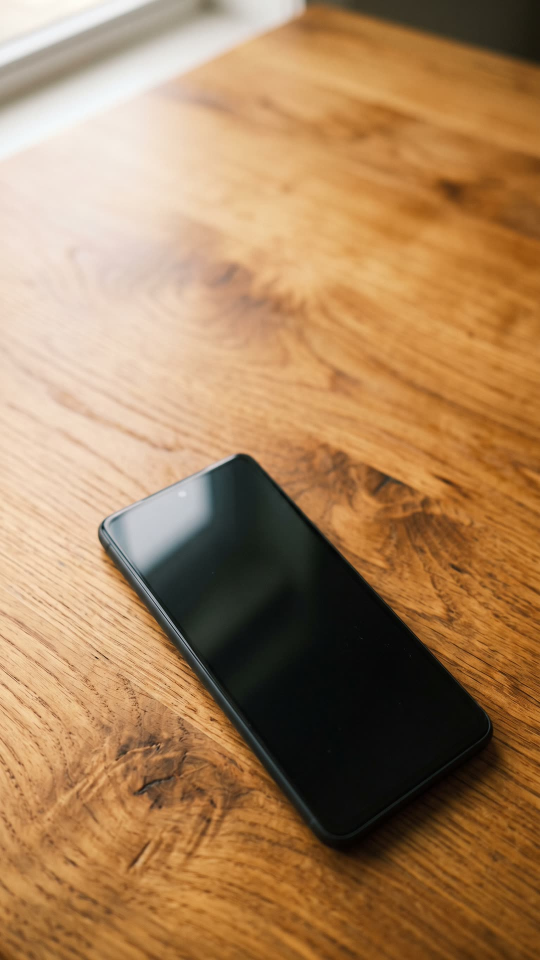
#> input picture videos/shelf-reel/slots/notifs/cards/assets/desk-backdrop.jpg, 1080 x 1920 px (shown at 1/2 size); its folder holds only this picture in this run
$ python -i fx.py   (imports and definitions only)
#> lines starting #> are read from the running program, lines starting #| are printed output that depends on the picture
"""Per-frame image effects for the CR aura edit. Frames are float32 RGB in [0, 1]; any size
(1080x1920 final, 540x960 previews). Adapted from videos/shelf-reel/tools/fxlib.py, plus the aura
looks: bloom, letterbox, glow outline, echo, double exposure, region flashes, flow interpolation."""
import functools

import cv2
import numpy as np

LUM = np.array([0.2126, 0.7152, 0.0722], np.float32)


def luma(img):
    return img @ LUM


# [5 lines left out: function _radial, not called in this run]


@functools.lru_cache(maxsize=8)
def _grid(h, w):
    return np.meshgrid(np.arange(w, dtype=np.float32), np.arange(h, dtype=np.float32))


# ---------- the look ----------
# [18 lines left out: functions grade, tame_reds, not called in this run]


def bloom(img, thresh=0.72, amount=0.35, sigma_frac=0.018):
    """Halation: blur the highlights and screen them back, warm-tinted."""
    h, w = img.shape[:2]
    l = luma(img)
    m = np.clip((l - thresh) / (1 - thresh), 0, 1)[..., None]
    hi = img * m
    small = cv2.resize(hi, (w // 4, h // 4), interpolation=cv2.INTER_AREA)
    s = max(1.0, sigma_frac * h / 4)
    b = cv2.GaussianBlur(small, (0, 0), s) * 0.6 + cv2.GaussianBlur(small, (0, 0), s * 3) * 0.4
    b = cv2.resize(b, (w, h), interpolation=cv2.INTER_LINEAR) * np.array([1.0, 0.86, 0.72], np.float32)
    return screen(img, b, amount)


def vignette(img, amount=0.2):
    h, w = img.shape[:2]
    return img * (1 - amount + amount * _radial(h, w))


# [7 lines left out: function grain, not called in this run]


def sharpen(img, amount=0.45, sigma=1.2):
    b = cv2.GaussianBlur(img, (0, 0), sigma)
    return np.clip(img + (img - b) * amount, 0, 1)


# [92 lines left out: functions letterbox, camera_matrix, camera, shake_offset, chroma, rgb_split and 2 more, not called in this run]


def screen(base, layer, alpha=1.0):
    return 1 - (1 - base) * (1 - layer * alpha)


# [85 lines left out: functions zoom_blur, motion_blur, shockwave, glint, light_leak, tunnel and 1 more, not called in this run]


# ---------- compositing ----------
def over(base, rgba):
    a = rgba[..., 3:4]
    return rgba[..., :3] * a + base * (1 - a)


# [87 lines left out: functions matte_up, keep_blob, aura_glow, rim, region_flash, red_mask and 1 more, not called in this run]


# ---------- time ----------
_DIS = None


# [22 lines left out: function flow_interp, not called in this run]


def ease_out_cubic(x):
    x = min(max(x, 0.0), 1.0)
    return 1 - (1 - x) ** 3


def ease_in_out_cubic(x):
    x = min(max(x, 0.0), 1.0)
    return 4 * x ** 3 if x < 0.5 else 1 - (-2 * x + 2) ** 3 / 2


def ease_in_cubic(x):
    x = min(max(x, 0.0), 1.0)
    return x ** 3

>>> import cv2
>>> picture = cv2.cvtColor(cv2.imread('../../shelf-reel/slots/notifs/cards/assets/desk-backdrop.jpg'), cv2.COLOR_BGR2RGB)
>>> result = bloom(picture)
#> in luma, `return img @ LUM`:
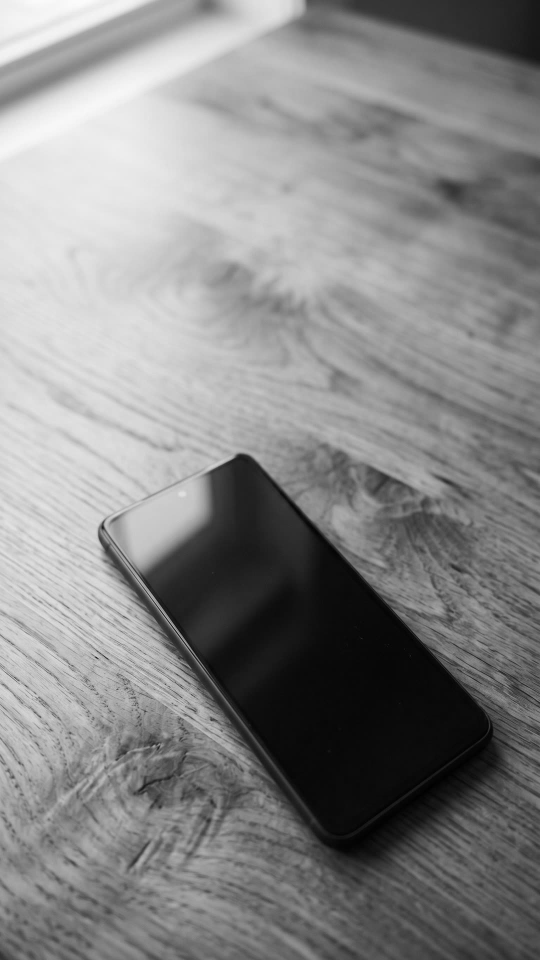
#> returned value: shape (1920, 1080) float32 (shown at 1/2 size); min 0, max 253.6, mean 135.2
#> in bloom, `small = cv2.resize(hi, (w // 4, h // 4), interpolation=cv2.INTER_AREA)`:
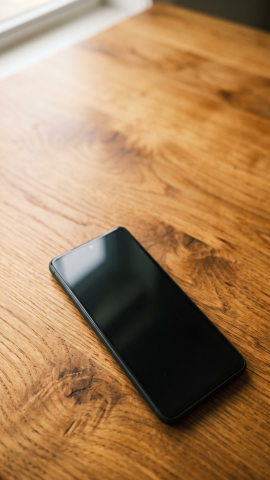
#> small: shape (480, 270, 3) float32; mean R, G, B 167.9, 129.9, 90.8
#> in bloom, `b = cv2.GaussianBlur(small, (0, 0), s) * 0.6 + cv2.GaussianBlur(small,..`:
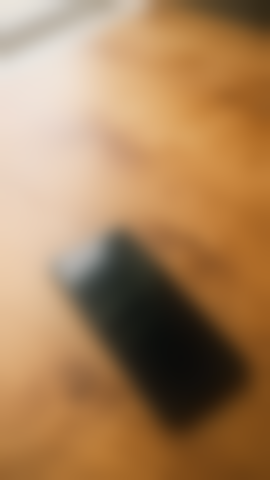
#> b: shape (480, 270, 3) float32; mean R, G, B 168, 129.9, 90.8
#> in bloom, `b = cv2.resize(b, (w, h), interpolation=cv2.INTER_LINEAR) * np.array([..`:
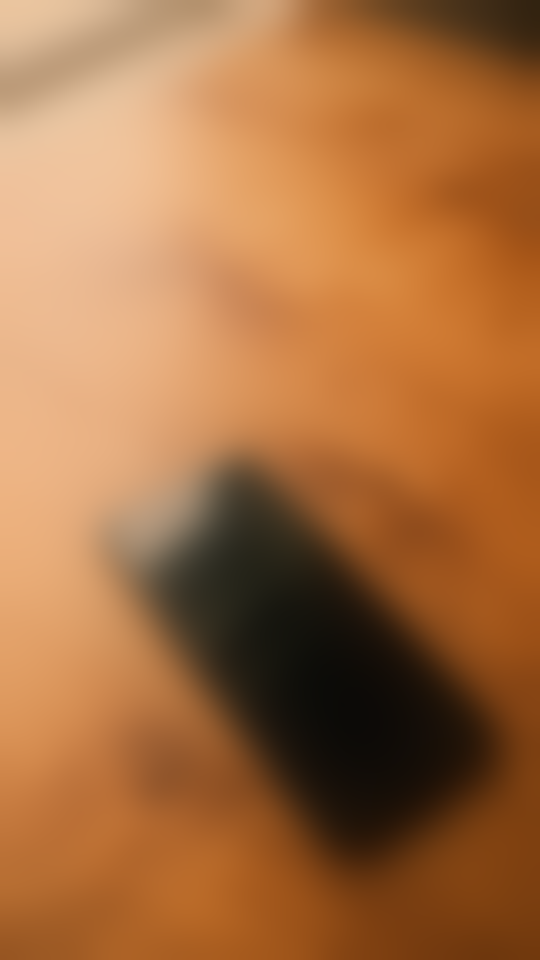
#> b: shape (1920, 1080, 3) float32 (shown at 1/2 size); mean R, G, B 168.5, 111.8, 65.4
#> in screen, `return 1 - (1 - base) * (1 - layer * alpha)`:
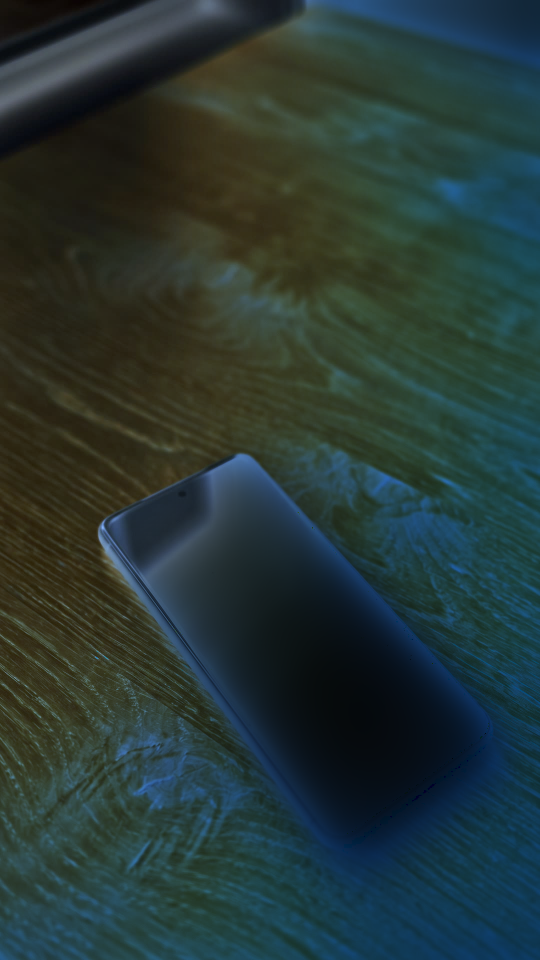
#> returned value: shape (1920, 1080, 3) float32 (shown at 1/2 size); mean of channels 0, 1, 2 3609.6, 3736.5, 2592.2; drawn with min black and max white
